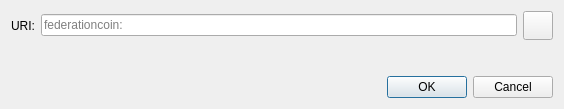
<?xml version="1.0" encoding="UTF-8"?>
<ui version="4.0">
 <class>OpenURIDialog</class>
 <widget class="QDialog" name="OpenURIDialog">
  <property name="geometry">
   <rect>
    <x>0</x>
    <y>0</y>
    <width>564</width>
    <height>109</height>
   </rect>
  </property>
  <property name="windowTitle">
   <string>Open payment URI</string>
  </property>
  <layout class="QVBoxLayout" name="verticalLayout">
   <item>
    <layout class="QHBoxLayout" name="horizontalLayout">
     <item>
      <widget class="QLabel" name="label">
       <property name="text">
        <string>URI:</string>
       </property>
      </widget>
     </item>
     <item>
      <widget class="QValidatedLineEdit" name="uriEdit">
       <property name="placeholderText">
        <string notr="true">federationcoin:</string>
       </property>
      </widget>
     </item>
     <item>
      <widget class="QToolButton" name="pasteButton">
       <property name="toolTip">
        <string extracomment="Tooltip text for button that allows you to paste an address that is in your clipboard.">Paste address from clipboard</string>
       </property>
       <property name="text">
        <string/>
       </property>
       <property name="icon">
        <iconset resource="../bitcoin.qrc">
         <normaloff>:/icons/editpaste</normaloff>:/icons/editpaste
        </iconset>
       </property>
       <property name="iconSize">
        <size>
         <width>22</width>
         <height>22</height>
        </size>
       </property>
       <property name="shortcut">
        <string>Alt+P</string>
       </property>
      </widget>
     </item>
    </layout>
   </item>
   <item>
    <spacer name="verticalSpacer">
     <property name="orientation">
      <enum>Qt::Vertical</enum>
     </property>
     <property name="sizeHint" stdset="0">
      <size>
       <width>20</width>
       <height>40</height>
      </size>
     </property>
    </spacer>
   </item>
   <item>
    <widget class="QDialogButtonBox" name="buttonBox">
     <property name="orientation">
      <enum>Qt::Horizontal</enum>
     </property>
     <property name="standardButtons">
      <set>QDialogButtonBox::Cancel|QDialogButtonBox::Ok</set>
     </property>
    </widget>
   </item>
  </layout>
 </widget>
 <customwidgets>
  <customwidget>
   <class>QValidatedLineEdit</class>
   <extends>QLineEdit</extends>
   <header>qt/qvalidatedlineedit.h</header>
  </customwidget>
 </customwidgets>
 <resources/>
 <connections>
  <connection>
   <sender>buttonBox</sender>
   <signal>accepted()</signal>
   <receiver>OpenURIDialog</receiver>
   <slot>accept()</slot>
   <hints>
    <hint type="sourcelabel">
     <x>248</x>
     <y>254</y>
    </hint>
    <hint type="destinationlabel">
     <x>157</x>
     <y>274</y>
    </hint>
   </hints>
  </connection>
  <connection>
   <sender>buttonBox</sender>
   <signal>rejected()</signal>
   <receiver>OpenURIDialog</receiver>
   <slot>reject()</slot>
   <hints>
    <hint type="sourcelabel">
     <x>316</x>
     <y>260</y>
    </hint>
    <hint type="destinationlabel">
     <x>286</x>
     <y>274</y>
    </hint>
   </hints>
  </connection>
 </connections>
</ui>
